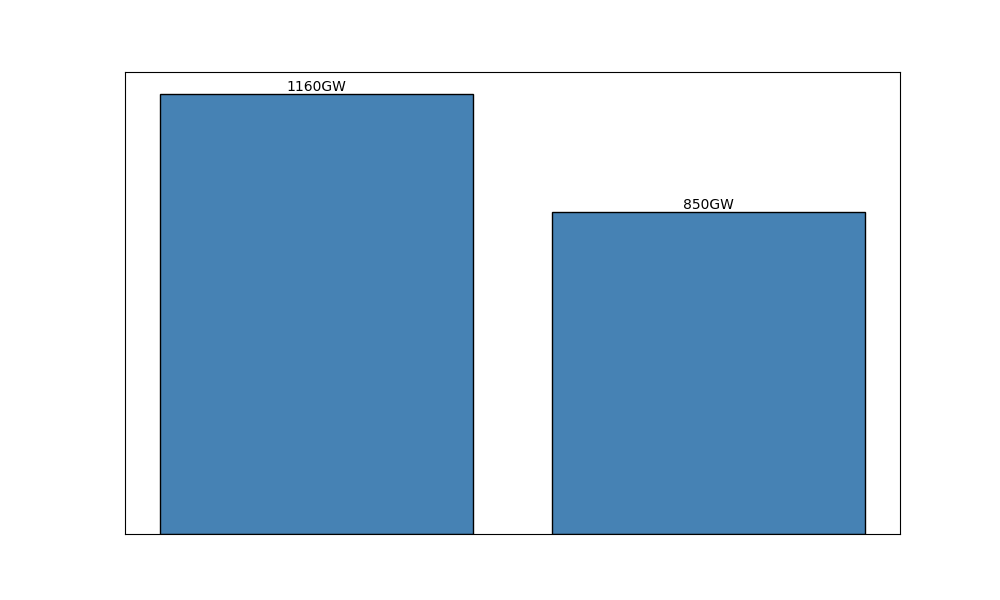

Reproduce this figure in Python.
import matplotlib.pyplot as plt
import numpy as np

# Data for the year 2022: Installed capacity (in GW)
renewable_sources = ['Solar', 'Hydro']
capacities_2022 = np.array([850, 1160])

# Sort the capacities in descending order
sorted_indices = np.argsort(capacities_2022)[::-1]
sorted_sources = np.array(renewable_sources)[sorted_indices]
sorted_capacities = capacities_2022[sorted_indices]

# Create the bar chart
plt.figure(figsize=(10, 6))
bars = plt.bar(sorted_sources, sorted_capacities, color='steelblue', edgecolor='black')

# Annotations for bars
for bar in bars:
    height = bar.get_height()
    plt.text(bar.get_x() + bar.get_width() / 2.0, height, f'{height}GW', ha='center', va='bottom', fontsize=10)

# Remove chart title and labels
plt.xticks([])  # Remove x-axis labels
plt.yticks([])  # Remove y-axis labels
plt.xlabel('')
plt.ylabel('')
plt.title('')

# Display the plot
plt.show()
